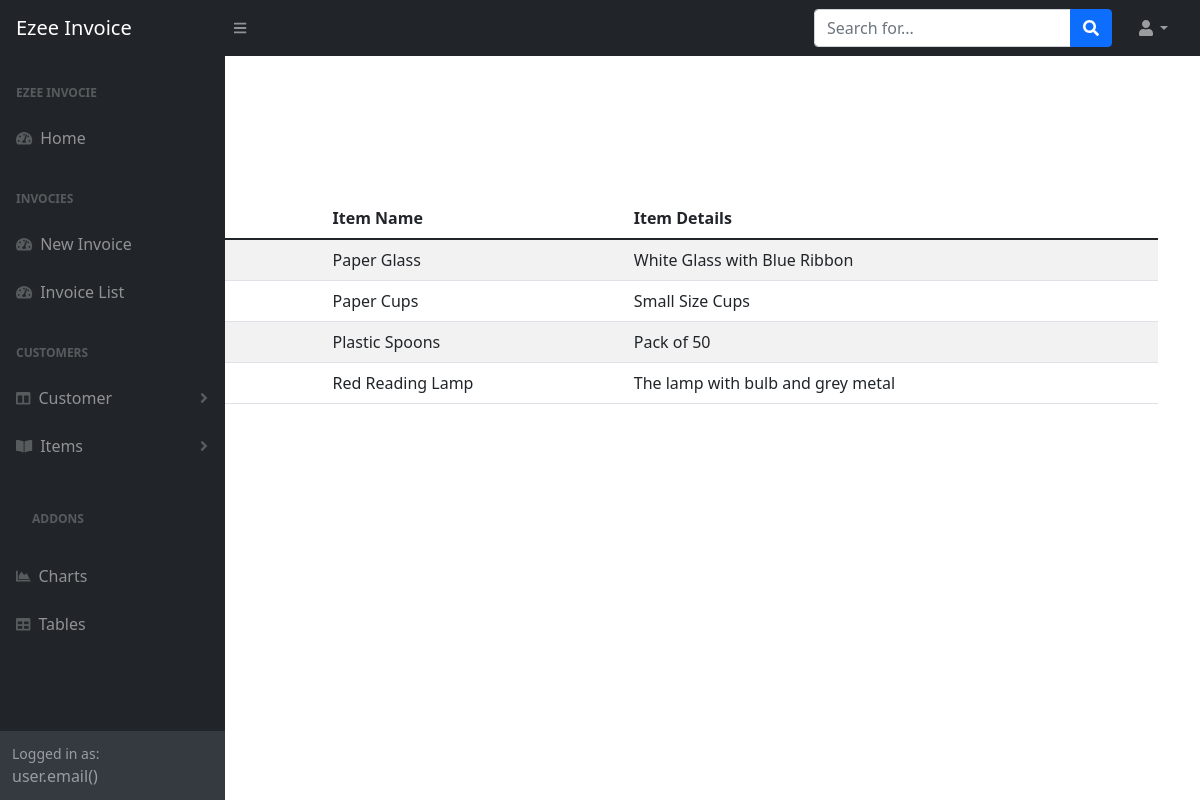
The app's page /items/ with its own data.
### purchase/models.py (models this page shows, shortened)
class items(models.Model):
    item_number = models.CharField(verbose_name='Reference No' , max_length=30, blank=True ,help_text='item-001')
    item_name = models.CharField( verbose_name='Items' , max_length=60, help_text='Paper Cups grey')
    item_detail = models.CharField(verbose_name='Item Details' , max_length=120, blank=True, help_text='Paper Cups grey')
    item_date_created = models.DateField('Creation Date', auto_now_add=True, help_text='Date when item was created')

### purchase/views.py (the view)
# urls.py: path('items/', views.ItemView.as_view()),
class ItemView(ListView):
    model = items
    template_name = 'purchase/item_list.html'

### purchase/templates/purchase/item_list.html (shortened to what this page needs)
{% extends 'purchase/base.html' %}
{% block content %}
      <h2>Item List </h2>
    <table class="table table-striped">
        <thead>
          <tr>
            <th scope="col">#</th>
            <th scope="col">Date Created</th>
            <th scope="col">Item Name</th>
            <th scope="col">Item Details</th>
          </tr>
        </thead>
        <tbody>
            {% for item in object_list %}
            <tr>
            <th scope="row">{{item.id}}</th>
            <td>{{item.item_date_created}}</td>
            <td>{{item.item_name}}</td>
            <td>{{item.item_detail}}</td>
          </tr>
          {% endfor %}
        </tbody>
      </table>
      {% endblock %}

### records on screen
items: item_name "Paper Glass", item_detail "White Glass with Blue Ribbon"
items: item_name "Paper Cups", item_detail "Small Size Cups"
items: item_name "Plastic Spoons", item_detail "Pack of 50"
items: item_name "Red Reading Lamp", item_detail "The lamp with bulb and grey metal"
